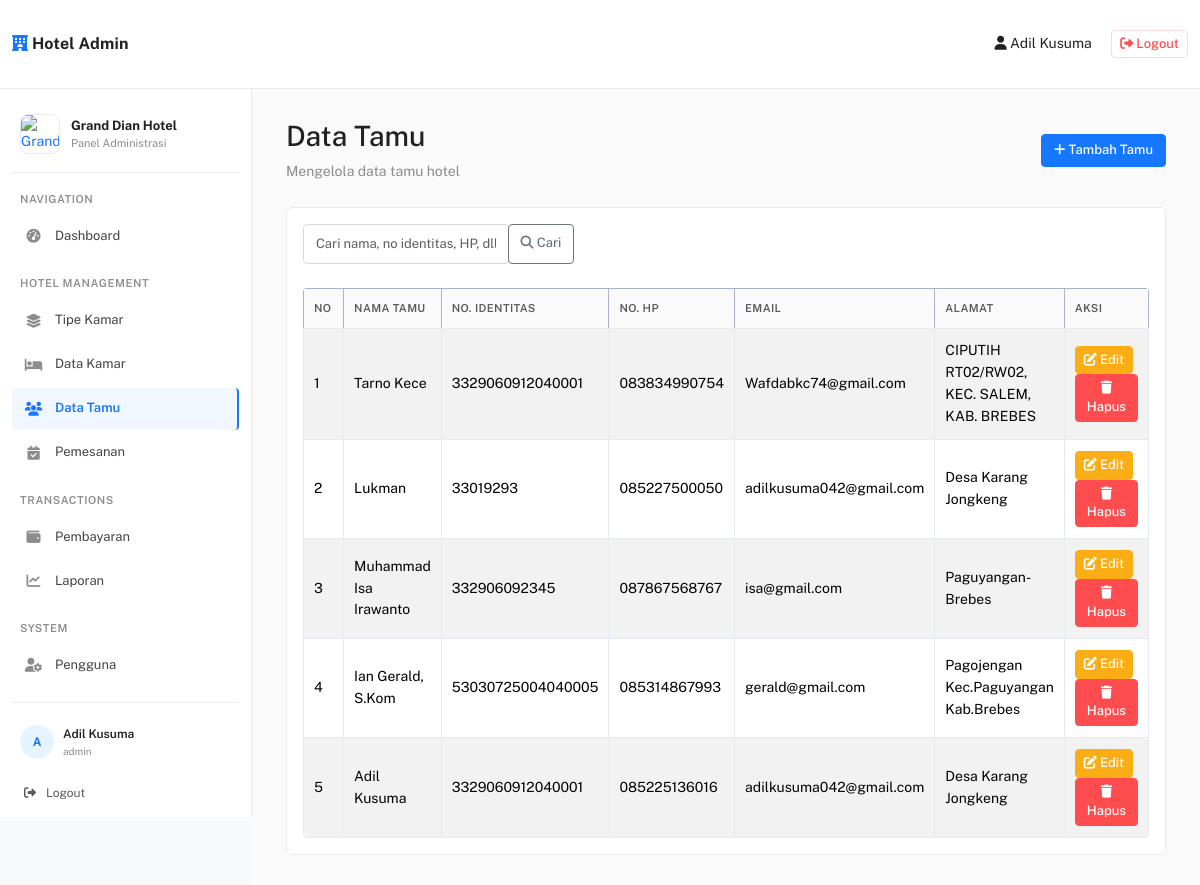
The app's page /admin/tamu/index.php (signed in) with its own data.
### tables this page shows
CREATE TABLE `tbl_tamu` (
  `id_tamu` int(11) NOT NULL,
  `nama` varchar(100) NOT NULL,
  `no_identitas` varchar(50) DEFAULT NULL,
  `no_hp` varchar(20) DEFAULT NULL,
  `email` varchar(100) DEFAULT NULL,
  `alamat` text DEFAULT NULL
);

### admin/tamu/index.php (the view, shortened to what this page needs)
<?php
require_once '../../database/koneksi.php';
if (isset($_GET['cari']) && !empty(trim($_GET['cari']))) {
    $pencarian = mysqli_real_escape_string($con, trim($_GET['cari']));
    $query = mysqli_query($con, "
        SELECT *
        FROM tbl_tamu
        WHERE nama LIKE '%$pencarian%'
           OR no_identitas LIKE '%$pencarian%'
           OR no_hp LIKE '%$pencarian%'
           OR email LIKE '%$pencarian%'
           OR alamat LIKE '%$pencarian%'
        ORDER BY id_tamu DESC
    ");
} else {
    $query = mysqli_query($con, "
        SELECT *
        FROM tbl_tamu
        ORDER BY id_tamu DESC
    ");
}
?>
<!DOCTYPE html>
<html lang="id">
<head>
    <link rel="stylesheet" href="https://cdn.jsdelivr.net/npm/bootstrap@5.3.3/dist/css/bootstrap.min.css">
    <link rel="stylesheet" href="https://cdnjs.cloudflare.com/ajax/libs/font-awesome/6.5.2/css/all.min.css">
    <link rel="stylesheet" href="../../assets_mantis/css/mantis-hotel.css">
</head>
<body class="bg-light">
<nav class="navbar navbar-light mantis-topbar">
    <div class="container-fluid">
        <a href="index.php" class="navbar-brand">
            <i class="fas fa-hotel"></i>
            Hotel Admin
        </a>
        <div class="text-white">
            <span class="me-3">
                <i class="fas fa-user"></i>
                <?= htmlspecialchars($_SESSION['nama']); ?>
            </span>
            <a href="../../logout.php" class="btn btn-danger btn-sm">
                <i class="fas fa-sign-out-alt"></i> Logout
            </a>
        </div>
    </div>
</nav>
<div class="d-flex">
    <?php include '../template/sidebar.php'; ?>
    <div class="flex-grow-1 p-4">
        <div class="d-flex justify-content-between align-items-center mb-4">
            <div>
                <h3>Data Tamu</h3>
                <p class="text-muted mb-0">Mengelola data tamu hotel</p>
            </div>
            <a href="tambah.php" class="btn btn-primary">
                <i class="fas fa-plus"></i> Tambah Tamu
            </a>
        </div>
        <div class="card shadow-sm border-0">
            <div class="card-body">
                <form action="" method="GET" class="row g-3 mb-4">
                    <div class="col-md-4">
                        <div class="input-group">
                            <input type="text" class="form-control" name="cari" placeholder="Cari nama, no identitas, HP, dll..." value="<?= htmlspecialchars($_GET['cari'] ?? ''); ?>">
                            <button class="btn btn-outline-secondary" type="submit">
                                <i class="fas fa-search"></i> Cari
                            </button>
                        </div>
                    </div>
                </form>
                <div class="table-responsive">
                    <table class="table table-bordered table-striped align-middle">
                        <thead class="table-primary">
                            <tr>
                                <th width="60">No</th>
                                <th>Nama Tamu</th>
                                <th>No. Identitas</th>
                                <th>No. HP</th>
                                <th>Email</th>
                                <th>Alamat</th>
                                <th width="160">Aksi</th>
                            </tr>
                        </thead>
                        <tbody>
                        <?php
                        $no = 1;
                        if (mysqli_num_rows($query) > 0) {
                            while ($data = mysqli_fetch_assoc($query)) {
                        ?>
                            <tr>
                                <td><?= $no++; ?></td>
                                <td><?= htmlspecialchars($data['nama']); ?></td>
                                <td><?= htmlspecialchars($data['no_identitas']); ?></td>
                                <td><?= htmlspecialchars($data['no_hp']); ?></td>
                                <td><?= htmlspecialchars($data['email']); ?></td>
                                <td><?= nl2br(htmlspecialchars($data['alamat'])); ?></td>
                                <td>
                                    <a href="edit.php?id=<?= $data['id_tamu']; ?>" class="btn btn-warning btn-sm">
                                        <i class="fas fa-edit"></i> Edit
                                    </a>
                                    <a href="hapus.php?id=<?= $data['id_tamu']; ?>" class="btn btn-danger btn-sm" onclick="return confirm('Yakin ingin menghapus data tamu ini?');">
                                        <i class="fas fa-trash"></i> Hapus
                                    </a>
                                </td>
                            </tr>
                        <?php
                            }
                        } ?>
                        </tbody>
                    </table>
                </div>
            </div>
        </div>
    </div>
</div>
</body>
</html>

### assets_mantis/css/mantis-hotel.css (style rules this page uses)
:root { --mantis-primary: #1677ff; --mantis-primary-dark: #0958d9; --mantis-primary-soft: #e6f4ff; --mantis-success: #52c41a; --mantis-info: #13c2c2; --mantis-warning: #faad14; --mantis-danger: #ff4d4f; --mantis-text: #212121; --mantis-muted: #8c8c8c; --mantis-border: #e6ebf1; --mantis-bg: #fafafb; --mantis-surface: #ffffff; --mantis-shadow: 0 1px 4px rgba(0,0,0,.08); --mantis-radius: 6px; --mantis-sidebar: 252px; }
*, *::before, *::after { box-sizing: border-box; }
html { min-height: 100%; overflow-y: auto; }
body { min-height: 100vh; margin: 0; background: var(--mantis-bg) !important; color: var(--mantis-text); font-family: "Public Sans", -apple-system, BlinkMacSystemFont, "Segoe UI", Roboto, Helvetica, Arial, sans-serif !important; font-size: 14px; line-height: 1.57; }
body, button, input, textarea, select, option, table, .btn, .form-control, .form-select { font-family: "Public Sans", -apple-system, BlinkMacSystemFont, "Segoe UI", Roboto, Helvetica, Arial, sans-serif !important; }
a { color: var(--mantis-primary); text-decoration: none; }
.mantis-topbar, .navbar.bg-danger { min-height: 72px; background: var(--mantis-surface) !important; color: var(--mantis-text) !important; border: 0 !important; border-bottom: 1px solid var(--mantis-border) !important; box-shadow: none !important; position: sticky; top: 0; z-index: 1040; }
.mantis-topbar .container-fluid, .navbar.bg-danger .container-fluid { min-height: 72px; }
.mantis-topbar .navbar-brand, .navbar.bg-danger .navbar-brand { color: var(--mantis-text) !important; font-weight: 700; font-size: 16px; letter-spacing: .01em; }
.mantis-topbar .navbar-brand i, .navbar.bg-danger .navbar-brand i { color: var(--mantis-primary); }
.mantis-topbar .text-white, .navbar.bg-danger .text-white { color: var(--mantis-text) !important; }
.mantis-topbar .btn-danger, .navbar.bg-danger .btn-danger { color: var(--mantis-danger) !important; border: 1px solid #ffd8d8 !important; background: #fff !important; }
body > .d-flex, body .d-flex { min-width: 0; }
.d-flex > .flex-grow-1, .d-flex > main.flex-grow-1 { min-width: 0; padding: 30px 34px !important; background: var(--mantis-bg); }
.card { border: 1px solid var(--mantis-border) !important; border-radius: var(--mantis-radius) !important; box-shadow: none !important; background: var(--mantis-surface); }
.card-body { color: var(--mantis-text); }
.shadow-sm, .shadow { box-shadow: none !important; }
.btn { border-radius: 4px !important; font-size: 13px !important; font-weight: 500 !important; line-height: 1.45; }
.btn-primary { --bs-btn-color:#fff; --bs-btn-bg:var(--mantis-primary); --bs-btn-border-color:var(--mantis-primary); --bs-btn-hover-color:#fff; --bs-btn-hover-bg:var(--mantis-primary-dark); --bs-btn-hover-border-color:var(--mantis-primary-dark); --bs-btn-active-bg:var(--mantis-primary-dark); --bs-btn-active-border-color:var(--mantis-primary-dark); }
.btn-warning { --bs-btn-bg:#faad14; --bs-btn-border-color:#faad14; color:#fff; }
.btn-danger { --bs-btn-bg:#ff4d4f; --bs-btn-border-color:#ff4d4f; }
.form-control, .form-select { min-height: 40px; border: 1px solid #d9d9d9 !important; border-radius: 4px !important; color: var(--mantis-text); font-size: 13px; box-shadow: none !important; }
.table { margin-bottom: 0; color: var(--mantis-text); --bs-table-border-color: var(--mantis-border); }
.table > :not(caption) > * > * { padding: 11px 10px; }
.table thead th { color: #595959; background: #fafafa; border-bottom: 1px solid var(--mantis-border); font-size: 11px; font-weight: 600; text-transform: uppercase; letter-spacing: .035em; white-space: nowrap; }
.table-responsive { border-radius: 4px; }
.text-muted { color: var(--mantis-muted) !important; }

### records on screen
tbl_tamu: nama "Tarno Kece", no_identitas "3329060912040001", no_hp "083834990754", email "Wafdabkc74@gmail.com", alamat "CIPUTIH RT02/RW02, KEC. SALEM, KAB. BREBES"
tbl_tamu: nama "Lukman", no_identitas "33019293", no_hp "085227500050", email "adilkusuma042@gmail.com", alamat "Desa Karang Jongkeng"
tbl_tamu: nama "Muhammad Isa Irawanto", no_identitas "332906092345", no_hp "087867568767", email "isa@gmail.com", alamat "Paguyangan-Brebes"
tbl_tamu: nama "Ian Gerald, S.Kom", no_identitas "53030725004040005", no_hp "085314867993", email "gerald@gmail.com", alamat "Pagojengan Kec.Paguyangan Kab.Brebes"
tbl_tamu: nama "Adil Kusuma", no_identitas "3329060912040001", no_hp "085225136016", email "adilkusuma042@gmail.com", alamat "Desa Karang Jongkeng"

### other values on screen
$_SESSION['nama'] "Adil Kusuma"
$inisial "A"
$nama_pengguna "Adil Kusuma"
$_SESSION['peran'] "admin"
